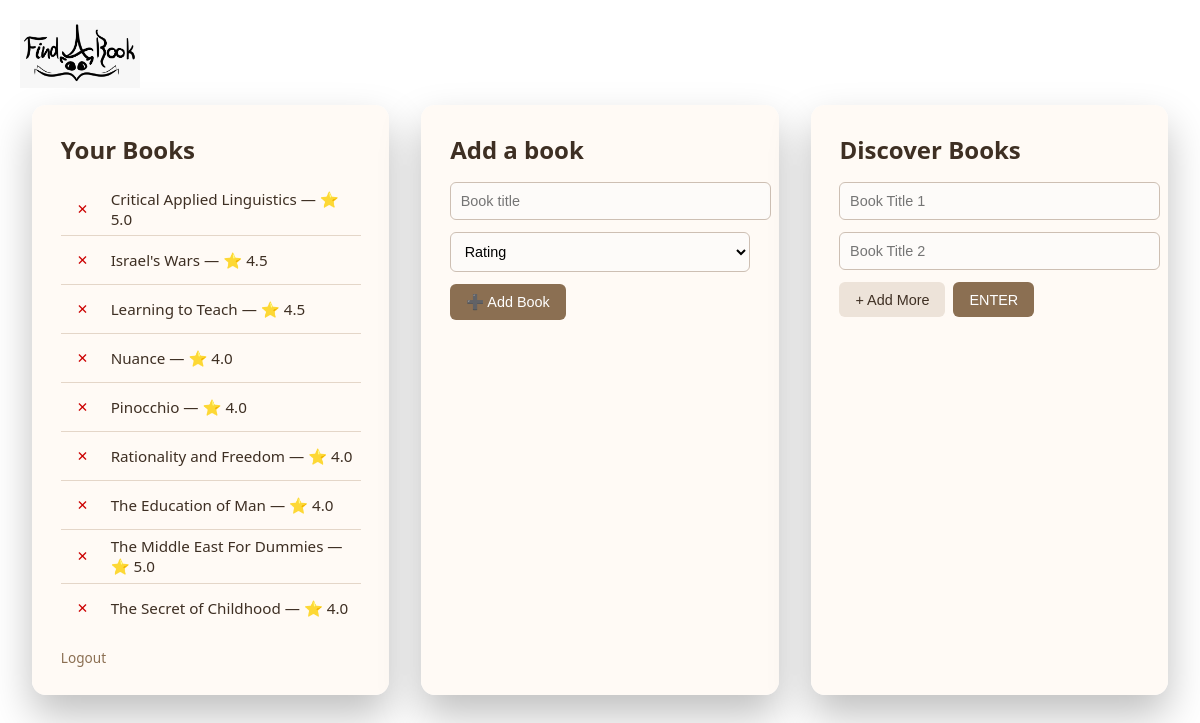
/dashboard (signed in), run on the app's committed database.
### app/model/user_book.py (models this page shows)
class UserBook(Base):
    __tablename__ = "user_books"
    user_id = Column(
        Integer,
        ForeignKey("users.id"),
        primary_key=True
    )
    book_id = Column(
        Integer,
        ForeignKey("books.id"),
        primary_key=True
    )
    rating = Column(Float, nullable=False)
    __table_args__ = (
        CheckConstraint(
            "rating >= 0.5 AND rating <= 5",
            name="rating_range"
        ),
    )

### app/routes.py (the view)
@main_bp.route("/dashboard")
def dashboard():
    if not require_login():
        return redirect(url_for("auth.login"))
    is_guest = session.get("is_guest", False)
    users_books_and_ratings = []
    if not is_guest:
        user_id = session["user_id"]
        service = MatchingService()
        users_books_and_ratings = service.get_users_books(user_id)
        service.db.close()
    return render_template(
        "dashboard.html",
        books_ratings=users_books_and_ratings,
        is_guest=is_guest  # HTML sayfasına misafir olup olmadığını söylüyoruz
    )

### app/repo/fyb_repo.py (called while the page is built)
    def get_book_titles_and_ratings_for_user(self, user_id: int) -> List[Tuple[int, str, int]]:
        rows = (
            self.db.query(
                Book.id,
                Book.title,
                UserBook.rating
            )
            .join(UserBook, Book.id == UserBook.book_id)
            .filter(UserBook.user_id == user_id)
            .order_by(Book.title)
            .all()
        )
        return rows  # [(id, title, rating)]

### app/routes.py (called while the page is built)
def require_login():
    return "user_id" in session or session.get("is_guest")

### app/service/matching_service.py (called while the page is built)
    def get_users_books(self, user_id: int) -> Union[List[Any], List[Tuple[Book, int]]]:
        titles_and_ratings = self.repo.get_book_titles_and_ratings_for_user(user_id)
        books_and_ratings = [tuple((Book(id=row[0], title=row[1]), row[2])) for row in titles_and_ratings]
        if not books_and_ratings:
            return []
        return books_and_ratings

### app/ui/template/dashboard.html (shortened to what this page needs)
<!DOCTYPE html>
<html lang="en">
<head>
</head>
<body>
<img src="{{ url_for('static', filename='logo_cat.jpeg') }}" alt="Logo" class="page-logo">
<div class="dashboard">
    <div class="container">
        <h2>Your Books</h2>
        <ul class="no-bullets">
        {% for book, rating in books_ratings %}
            <li>
                <form method="post"
                      action="/delete-book"
                      style="display:inline">
                    <button type="submit"
                            style="
                                background:none;
                                border:none;
                                color:#c00;
                                cursor:pointer;
                                font-size:0.9em;
                            "
                            title="Remove from my list">
                        ✕
                    </button>
                </form>
                {{ book.title }} — ⭐ {{ rating }}
            </li>
        {% else %}
            <li>No books yet</li>
        {% endfor %}
    </ul>
        <a href="/logout">Logout</a>
    </div>
    <div class="container">
        <h2>Add a book</h2>
<form method="post" action="/add-book">
  <input
    type="text"
    name="title"
    placeholder="Book title"
    required
  >
  <select name="rating" required>
    <option value="">Rating</option>
  </select>
  <button type="submit">➕ Add Book</button>
</form>
    </div>
    <div class="container">
        <h2>Discover Books</h2>
        <form id="searchForm" action="/results" method="POST">
            <div id="input-container">
                <input type="text" name="book1" placeholder="Book Title 1" required>
                <input type="text" name="book2" placeholder="Book Title 2" required>
            </div>
            <div class="controls">
                <button type="button" id="add-btn">+ Add More</button>
                <button type="submit">ENTER</button>
            </div>
        </form>
    </div>
</div>
</body>
</html>

### data on the page
UserBook: title "Critical Applied Linguistics", rating "5.0"
UserBook: title "Israel's Wars", rating "4.5"
UserBook: title "Learning to Teach", rating "4.5"
UserBook: title "Nuance", rating "4.0"
UserBook: title "Pinocchio", rating "4.0"
UserBook: title "Rationality and Freedom", rating "4.0"
UserBook: title "The Education of Man", rating "4.0"
UserBook: title "The Middle East For Dummies", rating "5.0"
UserBook: title "The Secret of Childhood", rating "4.0"
